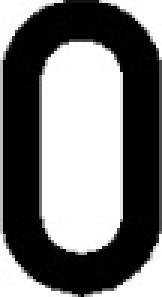
#> input picture train/0.jpg, 54 x 99 px (shown 3 times larger); its folder holds 4 pictures in this run
$ python Wozniak_Dawid.py train out.png
#> lines starting #> are read from the running program, lines starting #| are printed output that depends on the picture
### processing/utils.py
import os
import cv2
import numpy as np
from sklearn.svm import SVC
from typing import List, Tuple


def load_training_data(directory: str) -> Tuple[List[np.ndarray], List[str]]:
    """
    Wczytanie danych treningowych z podanego katalogu. Każdy plik w katalogu to obraz znaku,
    który jest zmieniany rozmiarowo i spłaszczany przed dodaniem do listy cech. Lista etykiet zawiera wszystkie
    możliwe znaki, które można rozpoznać.

    :param directory: Ścieżka do katalogu zawierającego obrazy treningowe.
    :return: Krotka zawierająca listę cech i odpowiadających im etykiet.
    """
#> called with directory = 'train'
    labels = [
        '0', '1', '2', '3', '4', '5', '6', '7', '8', '9',
        'A', 'B', 'C', 'D', 'E', 'F', 'G', 'H', 'I', 'J',
        'K', 'L', 'M', 'N', 'O', 'P', 'R', 'S', 'T', 'U',
        'V', 'W', 'X', 'Y', 'Z'
    ]
    features = []

    # Iteracja po wszystkich plikach w katalogu
    for file_name in sorted(os.listdir(directory)):
        if file_name.lower().endswith('.jpg'):
            image_path = os.path.join(directory, file_name)
            image = cv2.imread(image_path, cv2.IMREAD_GRAYSCALE)  # Wczytanie obrazu w skali szarości
#> image is the input picture: shape (99, 54); min 0, max 255, mean 118.5
            resized_image = cv2.resize(image, (70, 100))  # Zmiana rozmiaru obrazu na 70x100 pikseli
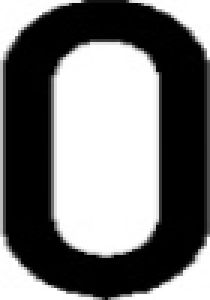
#> resized_image: shape (100, 70) (shown 3 times larger); min 0, max 255, mean 118.7
            flat_image = resized_image.flatten()  # Spłaszczenie obrazu do jednowymiarowej tablicy
#> flat_image = 7000 values, max 255 at index 0, min 0 at index 100, mean 118.7
            features.append(flat_image)  # Dodanie spłaszczonego obrazu do listy cech
#> pass 2 of the loop in load_training_data, `for file_name in sorted(os.listdir(directory)):`:
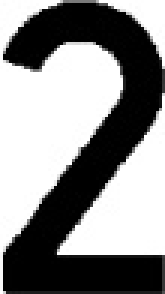
#> input picture train/2.jpg, 55 x 98 px (shown 3 times larger)
#> in load_training_data, image is the input picture: shape (98, 55); min 0, max 255, mean 138.8
#> in load_training_data, `resized_image = cv2.resize(image, (70, 100))`:
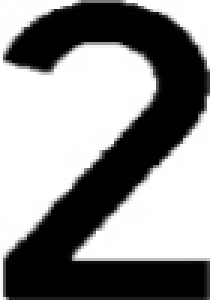
#> resized_image: shape (100, 70) (shown 3 times larger); min 0, max 255, mean 138.8
#> flat_image = 7000 values, max 255 at index 0, min 0 at index 167, mean 138.8
#> pass 3 of the loop in load_training_data, `for file_name in sorted(os.listdir(directory)):`:
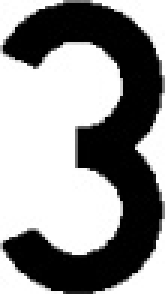
#> input picture train/3.jpg, 55 x 98 px (shown 3 times larger)
#> in load_training_data, image is the input picture: shape (98, 55); min 0, max 255, mean 145.1
#> in load_training_data, `resized_image = cv2.resize(image, (70, 100))`:
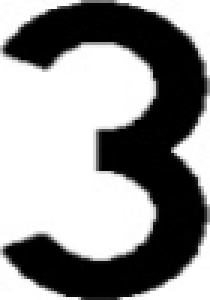
#> resized_image: shape (100, 70) (shown 3 times larger); min 0, max 255, mean 145.1
#> flat_image = 7000 values, max 255 at index 0, min 0 at index 170, mean 145.1
#> the loop made 4 passes; the first 3 are shown

    return features, labels


def train_model(features: List[np.ndarray], labels: List[str]) -> SVC:
    """
    Trenowanie modelu Support Vector Classifier (SVC) używając podanych cech i etykiet.

    :param features: Lista tablic cech.
    :param labels: Lista odpowiadających im etykiet.
    :return: Wytrenowany model SVC.
    """
    svc_model = SVC(kernel='linear', probability=True)  # Utwórzenie modelu SVC z liniowym jądrem
#> (the run stopped early here; a loop or call above may not have finished)
